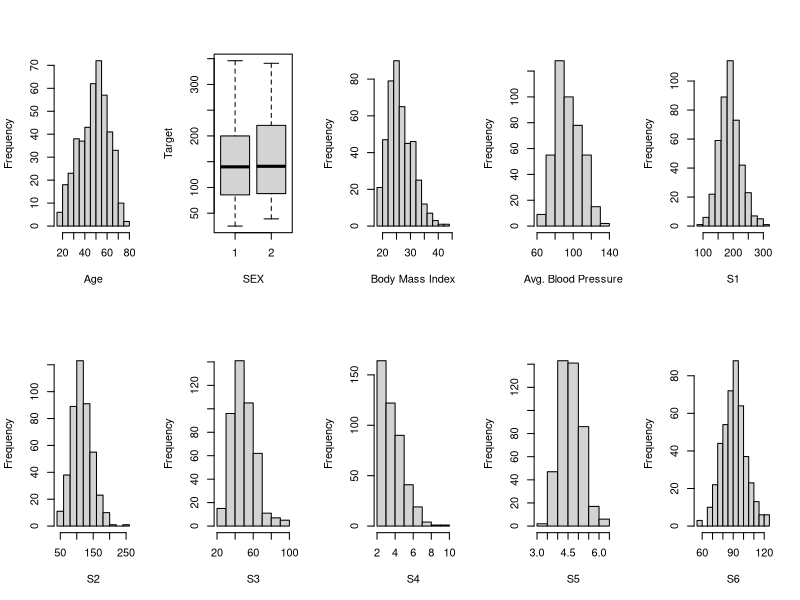
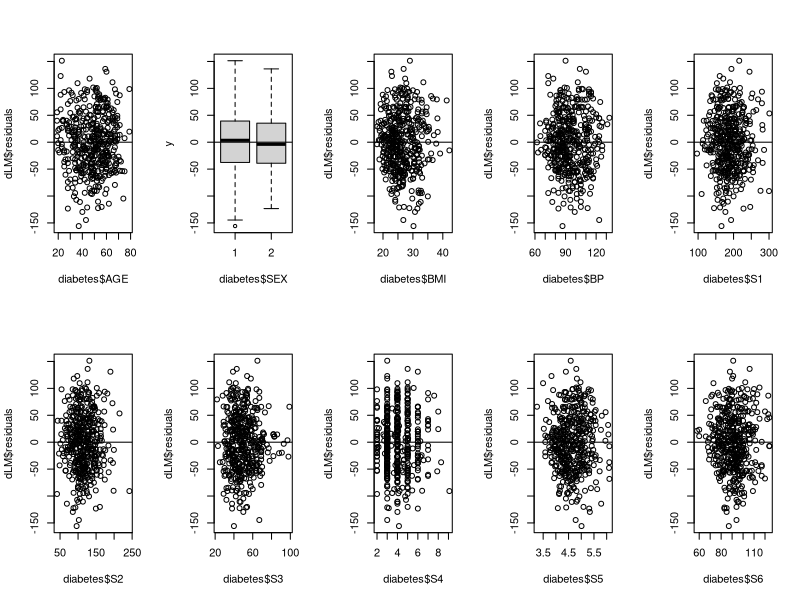
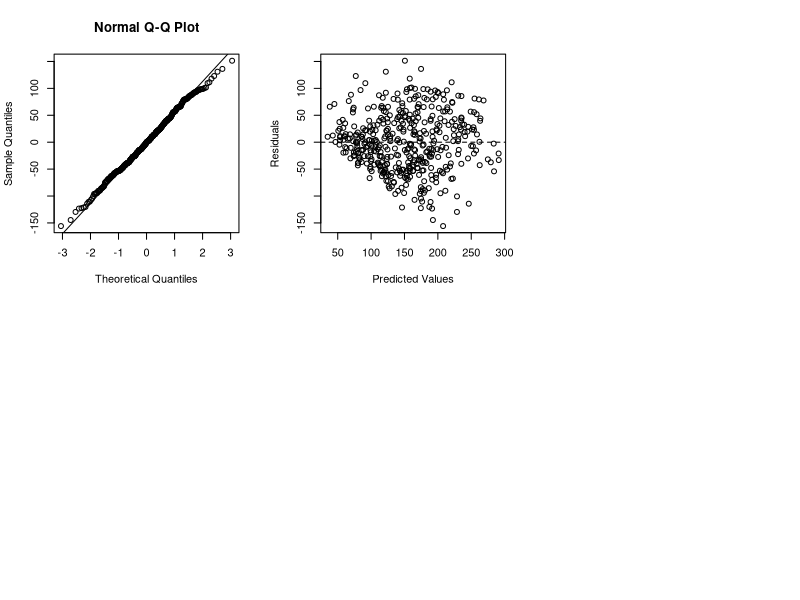
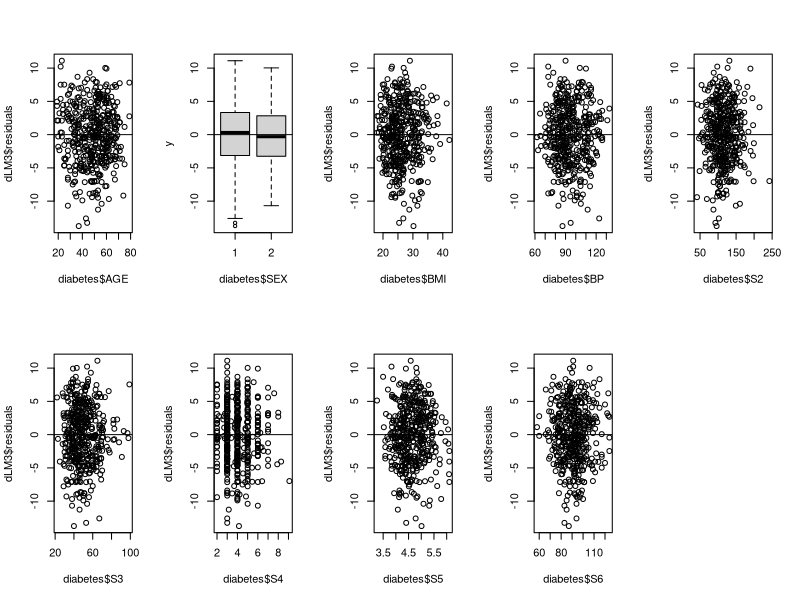
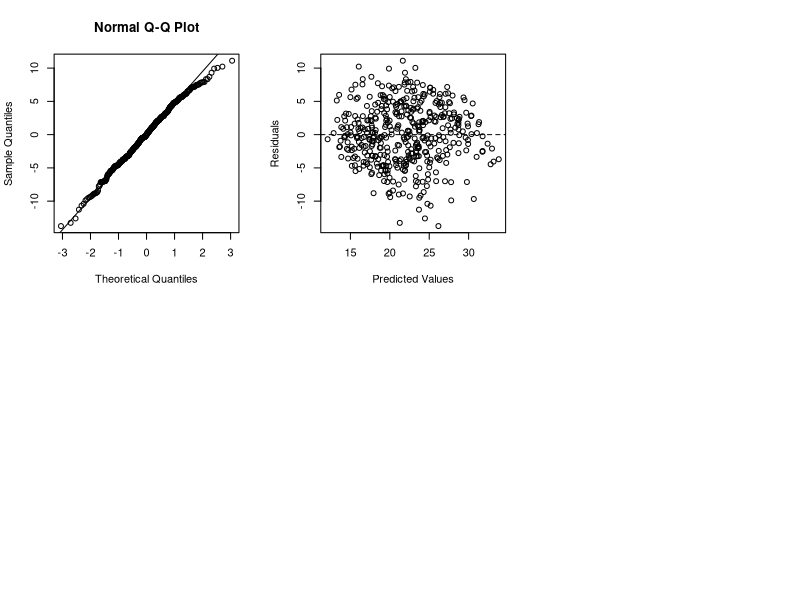
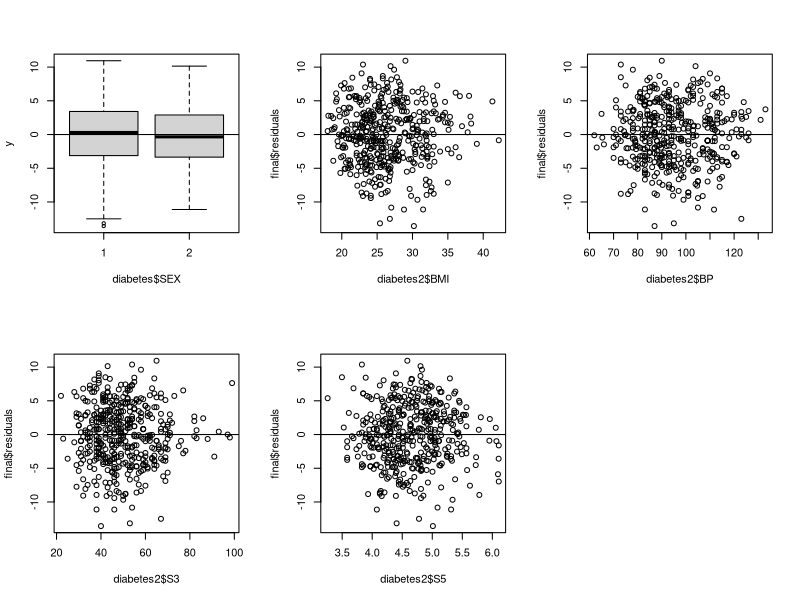
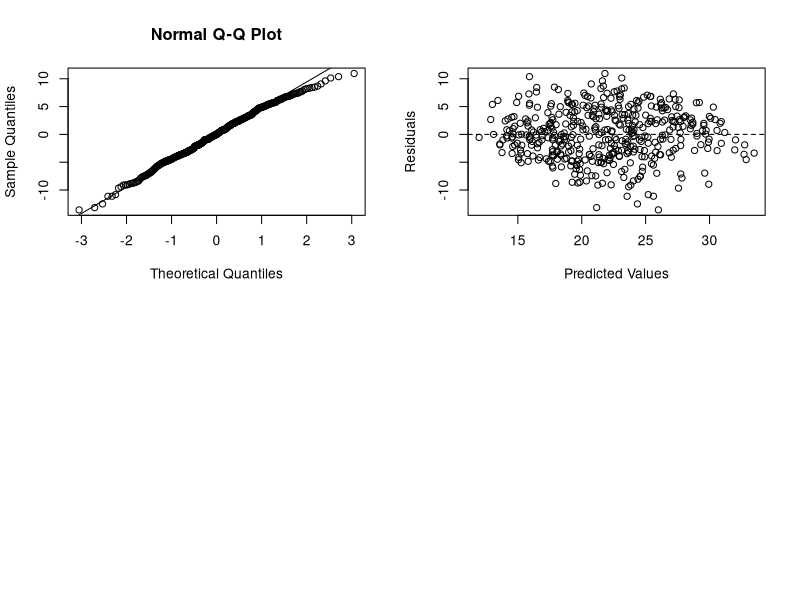

Reproduce these figures in R, in order.

################################################################################
################################################################################
############################# Diabetes Model ###################################
################################################################################
################################################################################

diabetes <- read.table("dataset/Diabetes.txt", header = TRUE)

diabetes$SEX = as.factor(diabetes$SEX)
sum(is.na(diabetes))
summary(diabetes)
sapply(diabetes[ , -2], mean)
sapply(diabetes[ , -2], sd)
par(mfrow = c(2,5))
hist(diabetes$AGE, xlab = "Age", main = "")
boxplot(Target ~ SEX, data = diabetes, main = "")
hist(diabetes$BMI, xlab = "Body Mass Index", main = "")
hist(diabetes$BP, xlab = "Avg. Blood Pressure", main = "")
hist(diabetes$S1, xlab = "S1", main = "")
hist(diabetes$S2, xlab = "S2", main = "")
hist(diabetes$S3, xlab = "S3", main = "")
hist(diabetes$S4, xlab = "S4", main = "")
hist(diabetes$S5, xlab = "S5", main = "")
hist(diabetes$S6, xlab = "S6", main = "")

################################################################################
############################# Original Model ###################################
################################################################################
################################################################################

dLM <- lm(Target ~AGE + SEX + BMI + BP + S1 + S2 + S3 + S4 + S5 + S6, data = diabetes)
anova(dLM) 
summary(dLM)
library(car)
vif(dLM) 
cor(diabetes[, c("AGE", "BMI", "BP","S1", "S2", "S3", "S4", "S5", "S6")])
# s1 has severe multicollinearity

######################################################## L.I.N.E assumptions

# linearity 
par(mfrow = c(2,5))
plot(x = diabetes$AGE, y = dLM$residuals)
abline(h=0)
plot(x = diabetes$SEX, y = dLM$residuals, xlab = "diabetes$SEX")
abline(h=0)
plot(x = diabetes$BMI, y = dLM$residuals)
abline(h=0)
plot(x = diabetes$BP, y = dLM$residuals)
abline(h=0)
plot(x = diabetes$S1, y = dLM$residuals)
abline(h=0)
plot(x = diabetes$S2, y = dLM$residuals)
abline(h=0)
plot(x = diabetes$S3, y = dLM$residuals)
abline(h=0)
plot(x = diabetes$S4, y = dLM$residuals)
abline(h=0)
plot(x = diabetes$S5, y = dLM$residuals)
abline(h=0)
plot(x = diabetes$S6, y = dLM$residuals)
abline(h=0)

# normality, H0: normal, do not reject
par(mfrow = c(2,3))
qqnorm(dLM$residuals)
qqline(dLM$residuals)
shapiro.test(dLM$residuals)

# equal variances, H0: equal, reject
ncvTest(dLM)
plot(x = dLM$fitted.values, y = dLM$residuals, xlab = "Predicted Values", ylab = "Residuals")
abline(h = 0, lty = 2)

############################################### remove S1

dLM2 <- lm(Target ~AGE + SEX + BMI + BP + S2 + S3 + S4 + S5 + S6, data = diabetes)
vif(dLM2)
# This  elimates multico. in the rest of variables

################################################################################
############################# Box Cox Model ####################################
################################################################################
################################################################################

####################################################### transformation
library(MASS)
trans <- boxcox(Target ~AGE + SEX + BMI + BP + S2 + S3 + S4 + S5 + S6, 
                data = diabetes, plotit = F, lambda = seq(-3, 3, by = 0.125))
lambda <- trans$x[which.max(trans$y)] #  lambda value

## Add new column to data frame with transformed variable
diabetes$TargetY <- ((diabetes$Target^lambda) - 1) /lambda

##################################################### model after transformation

dLM3 <- lm(TargetY ~AGE + SEX + BMI + BP + S2 + S3 + S4 + S5 + S6, data = diabetes)
anova(dLM3)
summary(dLM3)

######################################################## L.I.N.E assumptions

# Linearity
par(mfrow = c(2,5))
plot(x = diabetes$AGE, y = dLM3$residuals)
abline(h=0)
plot(x = diabetes$SEX, y = dLM3$residuals, xlab = "diabetes$SEX")
abline(h=0)
plot(x = diabetes$BMI, y = dLM3$residuals)
abline(h=0)
plot(x = diabetes$BP, y = dLM3$residuals)
abline(h=0)
plot(x = diabetes$S2, y = dLM3$residuals)
abline(h=0)
plot(x = diabetes$S3, y = dLM3$residuals)
abline(h=0)
plot(x = diabetes$S4, y = dLM3$residuals)
abline(h=0)
plot(x = diabetes$S5, y = dLM3$residuals)
abline(h=0)
plot(x = diabetes$S6, y = dLM3$residuals)
abline(h=0)

# normality, H0: normal, do not reject
par(mfrow = c(2,3))
qqnorm(dLM3$residuals)
qqline(dLM3$residuals)
shapiro.test(dLM3$residuals)

# equal variances, do not reject
ncvTest(dLM3)
plot(x = dLM3$fitted.values, y = dLM3$residuals, xlab = "Predicted Values", ylab = "Residuals")
abline(h = 0, lty = 2)

################################################################################
############################# Full Model ####################################
################################################################################
################################################################################

diabetes2 <- data.frame(Target = diabetes$TargetY,
                        AGE = diabetes$AGE,
                        SEX = diabetes$SEX,
                        BMI = diabetes$BMI,
                        BP = diabetes$BP,
                        S2 = diabetes$S2,
                        S3 = diabetes$S3,
                        S4 = diabetes$S4,
                        S5 = diabetes$S5,
                        S6 = diabetes$S6)

full <- lm(Target ~., data = diabetes2)
anova(full)
summary(full)

########################################################### backward selection

# AGE, S2, S4, S6 have large p values

lmR1 <- lm(Target ~SEX + BMI + BP + S2 + S3 + S4 + S5 + S6, data = diabetes2)
anova(full, lmR1)
summary(lmR1)

lmR2 <- lm(Target ~SEX + BMI + BP + S2 + S3 + S5 + S6, data = diabetes2)
anova(lmR1, lmR2)
summary(lmR2)

lmR3 <- lm(Target ~SEX + BMI + BP + S2 + S3 + S5, data = diabetes2)
anova(lmR2, lmR3)
summary(lmR3)

lmR4 <- lm(Target ~SEX + BMI + BP + S3 + S5, data = diabetes2)
anova(lmR3, lmR4)
summary(lmR4)

################################################################################
################################################################################
############################## Final Model #####################################
################################################################################
################################################################################

final <- lm(Target ~SEX + BMI + BP + S3 + S5, data = diabetes2)
summary(final)
anova(final)

# Linearity
par(mfrow = c(2,3))
plot(x = diabetes2$SEX, y = final$residuals, xlab = "diabetes$SEX")
abline(h=0)
plot(x = diabetes2$BMI, y = final$residuals)
abline(h=0)
plot(x = diabetes2$BP, y = final$residuals)
abline(h=0)
plot(x = diabetes2$S3, y = final$residuals)
abline(h=0)
plot(x = diabetes2$S5, y = final$residuals)
abline(h=0)

# normality, H0: normal, do not reject
par(mfrow = c(2,2))
qqnorm(final$residuals)
qqline(final$residuals)
shapiro.test(final$residuals)


# equal variances, do not reject
ncvTest(final)
plot(x = final$fitted.values, y = final$residuals, xlab = "Predicted Values", ylab = "Residuals")
abline(h = 0, lty = 2)
